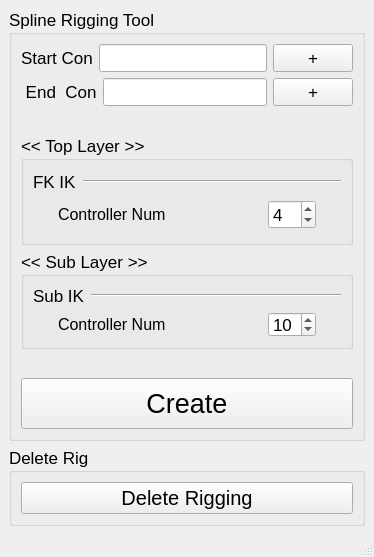
<?xml version="1.0" encoding="UTF-8"?>
<ui version="4.0">
 <class>MainWindow</class>
 <widget class="QMainWindow" name="MainWindow">
  <property name="geometry">
   <rect>
    <x>0</x>
    <y>0</y>
    <width>374</width>
    <height>557</height>
   </rect>
  </property>
  <property name="windowTitle">
   <string>MainWindow</string>
  </property>
  <widget class="QWidget" name="centralwidget">
   <layout class="QGridLayout" name="gridLayout_2">
    <item row="0" column="0">
     <widget class="QGroupBox" name="groupBox">
      <property name="font">
       <font>
        <pointsize>13</pointsize>
       </font>
      </property>
      <property name="title">
       <string>Spline Rigging Tool</string>
      </property>
      <layout class="QVBoxLayout" name="verticalLayout_2">
       <item>
        <layout class="QHBoxLayout" name="horizontalLayout_3">
         <item>
          <widget class="QLabel" name="label">
           <property name="minimumSize">
            <size>
             <width>70</width>
             <height>0</height>
            </size>
           </property>
           <property name="maximumSize">
            <size>
             <width>80</width>
             <height>16777215</height>
            </size>
           </property>
           <property name="font">
            <font>
             <pointsize>13</pointsize>
            </font>
           </property>
           <property name="text">
            <string>Start Con</string>
           </property>
          </widget>
         </item>
         <item>
          <widget class="QLineEdit" name="startCon_lineEdit"/>
         </item>
         <item>
          <widget class="QPushButton" name="startCon_pushButton">
           <property name="minimumSize">
            <size>
             <width>80</width>
             <height>0</height>
            </size>
           </property>
           <property name="text">
            <string>+</string>
           </property>
          </widget>
         </item>
        </layout>
       </item>
       <item>
        <layout class="QHBoxLayout" name="horizontalLayout_4">
         <item>
          <widget class="QLabel" name="label_2">
           <property name="minimumSize">
            <size>
             <width>70</width>
             <height>0</height>
            </size>
           </property>
           <property name="maximumSize">
            <size>
             <width>80</width>
             <height>16777215</height>
            </size>
           </property>
           <property name="font">
            <font>
             <pointsize>13</pointsize>
            </font>
           </property>
           <property name="text">
            <string> End  Con</string>
           </property>
          </widget>
         </item>
         <item>
          <widget class="QLineEdit" name="endCon_lineEdit"/>
         </item>
         <item>
          <widget class="QPushButton" name="endCon_pushButton">
           <property name="minimumSize">
            <size>
             <width>80</width>
             <height>0</height>
            </size>
           </property>
           <property name="text">
            <string>+</string>
           </property>
          </widget>
         </item>
        </layout>
       </item>
       <item>
        <spacer name="verticalSpacer">
         <property name="orientation">
          <enum>Qt::Vertical</enum>
         </property>
         <property name="sizeHint" stdset="0">
          <size>
           <width>20</width>
           <height>40</height>
          </size>
         </property>
        </spacer>
       </item>
       <item>
        <widget class="QGroupBox" name="groupBox_2">
         <property name="minimumSize">
          <size>
           <width>0</width>
           <height>110</height>
          </size>
         </property>
         <property name="font">
          <font>
           <pointsize>13</pointsize>
          </font>
         </property>
         <property name="title">
          <string>&lt;&lt; Top Layer &gt;&gt;</string>
         </property>
         <property name="checkable">
          <bool>false</bool>
         </property>
         <layout class="QVBoxLayout" name="verticalLayout_3">
          <item>
           <layout class="QHBoxLayout" name="horizontalLayout_8">
            <item>
             <widget class="QLabel" name="label_5">
              <property name="font">
               <font>
                <pointsize>13</pointsize>
               </font>
              </property>
              <property name="text">
               <string>FK IK</string>
              </property>
             </widget>
            </item>
            <item>
             <widget class="Line" name="line">
              <property name="sizePolicy">
               <sizepolicy hsizetype="Expanding" vsizetype="Fixed">
                <horstretch>0</horstretch>
                <verstretch>0</verstretch>
               </sizepolicy>
              </property>
              <property name="orientation">
               <enum>Qt::Horizontal</enum>
              </property>
             </widget>
            </item>
           </layout>
          </item>
          <item>
           <layout class="QHBoxLayout" name="horizontalLayout">
            <item>
             <spacer name="horizontalSpacer_3">
              <property name="orientation">
               <enum>Qt::Horizontal</enum>
              </property>
              <property name="sizeType">
               <enum>QSizePolicy::Fixed</enum>
              </property>
              <property name="sizeHint" stdset="0">
               <size>
                <width>25</width>
                <height>20</height>
               </size>
              </property>
             </spacer>
            </item>
            <item>
             <widget class="QLabel" name="label_6">
              <property name="font">
               <font>
                <pointsize>12</pointsize>
               </font>
              </property>
              <property name="text">
               <string>Controller Num</string>
              </property>
             </widget>
            </item>
            <item>
             <spacer name="horizontalSpacer_4">
              <property name="orientation">
               <enum>Qt::Horizontal</enum>
              </property>
              <property name="sizeHint" stdset="0">
               <size>
                <width>40</width>
                <height>20</height>
               </size>
              </property>
             </spacer>
            </item>
            <item>
             <widget class="QSpinBox" name="fkIkConNum_spinBox">
              <property name="minimumSize">
               <size>
                <width>0</width>
                <height>25</height>
               </size>
              </property>
              <property name="value">
               <number>4</number>
              </property>
             </widget>
            </item>
            <item>
             <spacer name="horizontalSpacer_8">
              <property name="orientation">
               <enum>Qt::Horizontal</enum>
              </property>
              <property name="sizeType">
               <enum>QSizePolicy::Fixed</enum>
              </property>
              <property name="sizeHint" stdset="0">
               <size>
                <width>25</width>
                <height>20</height>
               </size>
              </property>
             </spacer>
            </item>
           </layout>
          </item>
         </layout>
        </widget>
       </item>
       <item>
        <widget class="QGroupBox" name="groupBox_5">
         <property name="minimumSize">
          <size>
           <width>0</width>
           <height>0</height>
          </size>
         </property>
         <property name="font">
          <font>
           <pointsize>13</pointsize>
          </font>
         </property>
         <property name="title">
          <string>&lt;&lt; Sub Layer &gt;&gt;</string>
         </property>
         <layout class="QVBoxLayout" name="verticalLayout">
          <item>
           <layout class="QHBoxLayout" name="horizontalLayout_6">
            <item>
             <widget class="QLabel" name="label_7">
              <property name="font">
               <font>
                <pointsize>13</pointsize>
               </font>
              </property>
              <property name="text">
               <string>Sub IK</string>
              </property>
             </widget>
            </item>
            <item>
             <widget class="Line" name="line_2">
              <property name="sizePolicy">
               <sizepolicy hsizetype="Expanding" vsizetype="Fixed">
                <horstretch>0</horstretch>
                <verstretch>0</verstretch>
               </sizepolicy>
              </property>
              <property name="orientation">
               <enum>Qt::Horizontal</enum>
              </property>
             </widget>
            </item>
           </layout>
          </item>
          <item>
           <layout class="QHBoxLayout" name="horizontalLayout_5">
            <item>
             <spacer name="horizontalSpacer">
              <property name="orientation">
               <enum>Qt::Horizontal</enum>
              </property>
              <property name="sizeType">
               <enum>QSizePolicy::Fixed</enum>
              </property>
              <property name="sizeHint" stdset="0">
               <size>
                <width>25</width>
                <height>20</height>
               </size>
              </property>
             </spacer>
            </item>
            <item>
             <widget class="QLabel" name="label_3">
              <property name="font">
               <font>
                <pointsize>12</pointsize>
               </font>
              </property>
              <property name="text">
               <string>Controller Num</string>
              </property>
             </widget>
            </item>
            <item>
             <spacer name="horizontalSpacer_2">
              <property name="orientation">
               <enum>Qt::Horizontal</enum>
              </property>
              <property name="sizeHint" stdset="0">
               <size>
                <width>40</width>
                <height>20</height>
               </size>
              </property>
             </spacer>
            </item>
            <item>
             <widget class="QSpinBox" name="conNum_spinBox">
              <property name="minimumSize">
               <size>
                <width>0</width>
                <height>25</height>
               </size>
              </property>
              <property name="value">
               <number>10</number>
              </property>
             </widget>
            </item>
            <item>
             <spacer name="horizontalSpacer_7">
              <property name="orientation">
               <enum>Qt::Horizontal</enum>
              </property>
              <property name="sizeType">
               <enum>QSizePolicy::Fixed</enum>
              </property>
              <property name="sizeHint" stdset="0">
               <size>
                <width>25</width>
                <height>20</height>
               </size>
              </property>
             </spacer>
            </item>
           </layout>
          </item>
         </layout>
        </widget>
       </item>
       <item>
        <spacer name="verticalSpacer_4">
         <property name="orientation">
          <enum>Qt::Vertical</enum>
         </property>
         <property name="sizeHint" stdset="0">
          <size>
           <width>20</width>
           <height>40</height>
          </size>
         </property>
        </spacer>
       </item>
       <item>
        <widget class="QPushButton" name="riggingCreate_pushButton">
         <property name="minimumSize">
          <size>
           <width>0</width>
           <height>51</height>
          </size>
         </property>
         <property name="maximumSize">
          <size>
           <width>16777215</width>
           <height>16777215</height>
          </size>
         </property>
         <property name="font">
          <font>
           <pointsize>20</pointsize>
          </font>
         </property>
         <property name="text">
          <string>Create</string>
         </property>
        </widget>
       </item>
      </layout>
     </widget>
    </item>
    <item row="1" column="0">
     <widget class="QGroupBox" name="groupBox_6">
      <property name="font">
       <font>
        <pointsize>13</pointsize>
       </font>
      </property>
      <property name="title">
       <string>Delete Rig</string>
      </property>
      <layout class="QGridLayout" name="gridLayout">
       <item row="0" column="0">
        <widget class="QPushButton" name="deleteRig_pushButton">
         <property name="font">
          <font>
           <pointsize>15</pointsize>
          </font>
         </property>
         <property name="text">
          <string>Delete Rigging</string>
         </property>
        </widget>
       </item>
      </layout>
     </widget>
    </item>
   </layout>
  </widget>
  <widget class="QStatusBar" name="statusbar"/>
 </widget>
 <resources/>
 <connections/>
</ui>
